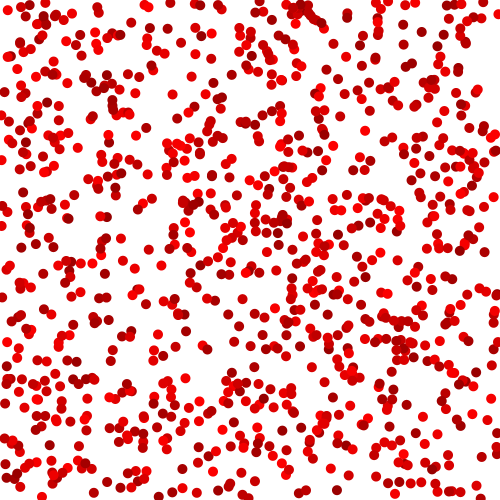
Frame 1 (no input)
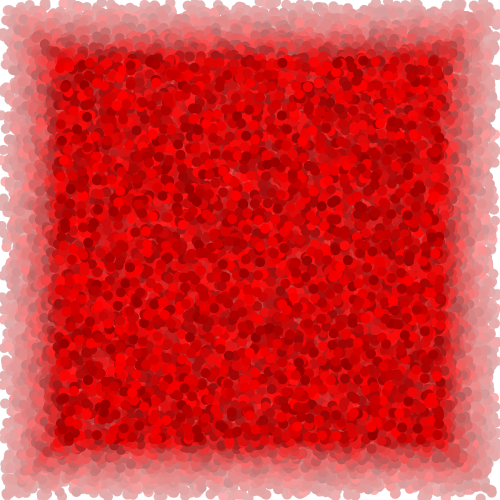
Frame 60 (the mouse pressed at the canvas centre just before this capture)
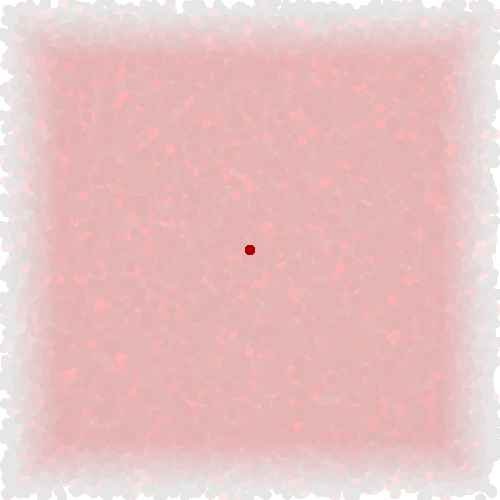
Frame 120 (the mouse held since frame 60 and released just before this capture)

The Processing sketch that drew these frames (run headless with seeded random() and noise(); from frame 60 on, the mouse is pressed at the canvas centre):

// Processing sketch: processing_147866
// ── processing_147866.pde

void setup() {
  size(500, 500);
  background(255);
}

float x;
float y;
float count;

void draw() {
  noStroke();
  fill(255, 5);
  rect(0, 0, width, height);
  count = count +1;
  for (int j=0; j<1000; j++) {
    x = random(count, width - count);
    y = random(count, height - count);
    if (count > width/2) {
      count = 0;
    }
    if (mousePressed) {
      count = 0;
      x = random(mouseX, width - mouseX);
      y = random(mouseY, height - mouseY);
      if (mouseX > 250) {
        x = random(width-mouseX, mouseX);
      }
      if (mouseY > 250) {
        y = random(height-mouseY, mouseY);
      }
    } 
    fill(random(150, 255), 0, 0);
    /*fill(random(150, 255));
    if (key == 'r' || key == 'R') {
      fill(random(150, 255), 0, 0);
    }
    if (key == 'g' || key == 'G') {
      fill(0, random(150, 255), 0);
    }
    if (key == 'b' || key == 'B') {
      fill(0, 0, random(150, 255));
    }*/
    ellipse(x, y, 10, 10);
  }
  if (key == 'e' || key == 'E') {
    filter(ERODE);
  }
}
